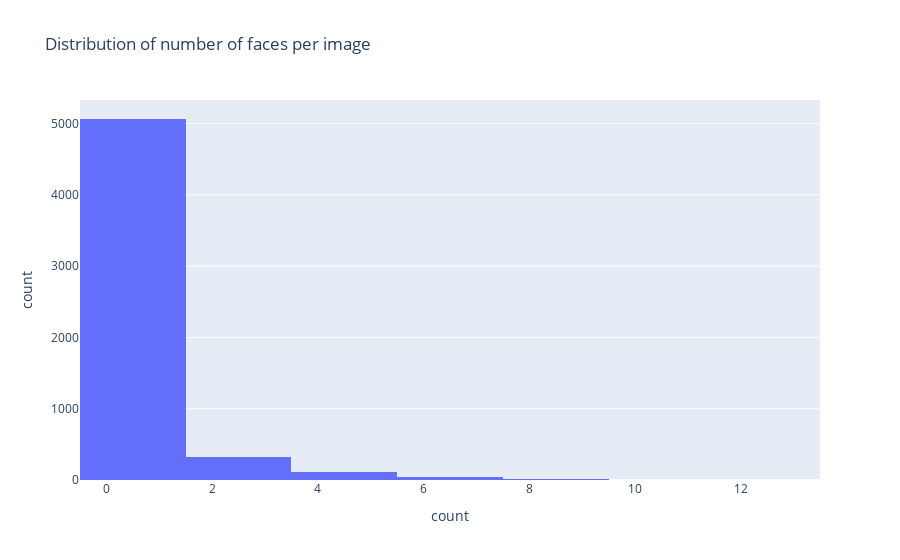
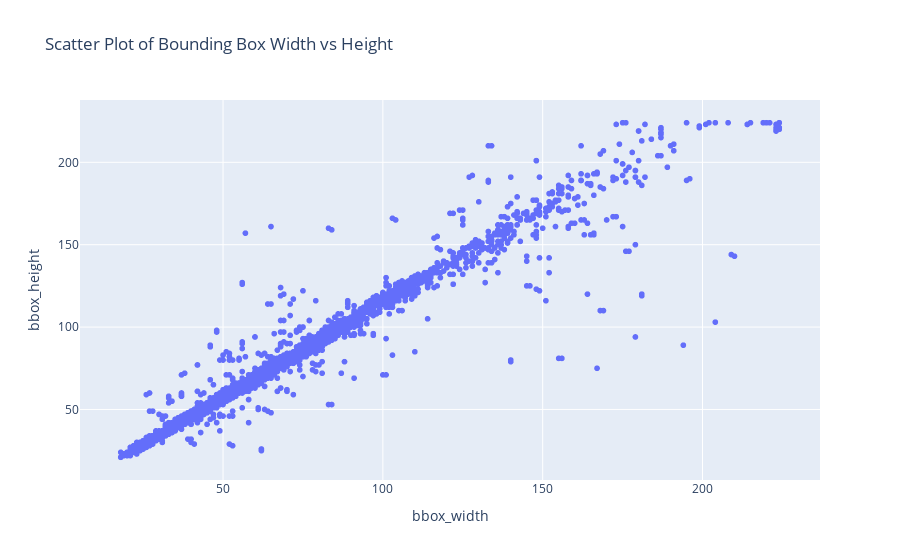

These figures' notebook cell, in order:
### Code cell
import pandas as pd
import plotly.express as px
import plotly.graph_objects as go
import cv2
import os

# Loading final annotations
df_final = pd.read_csv("data/final_annotations.csv")

# 1. Image Count
unique_images = df_final['image_name'].nunique()
print("Total unique images:", unique_images)

# 2. Face Count
face_count = len(df_final)
print("Total faces in the dataset:", face_count)

# 3. Faces per image distribution
faces_per_image = df_final.groupby('image_name').size().reset_index(name='count')
fig_faces = px.histogram(faces_per_image, x='count', nbins=10,
                         title="Distribution of number of faces per image")
fig_faces.show()

# 4. Bounding Box Accuracy Check
# Checking if bounding boxes are in a valid range 
invalid_bboxes = df_final[
    (df_final['x0'] < 0) | (df_final['y0'] < 0) |
    (df_final['x1'] <= df_final['x0']) |
    (df_final['y1'] <= df_final['y0'])
]
print("Invalid bounding boxes count:", len(invalid_bboxes))

# 5. Resolution distribution (since all are resized to 224x224, it might be uniform)

# 6. Quick visualization of bounding box sizes
df_final['bbox_width'] = df_final['x1'] - df_final['x0']
df_final['bbox_height'] = df_final['y1'] - df_final['y0']

fig_bbox_size = px.scatter(df_final, x='bbox_width', y='bbox_height',
                           title="Scatter Plot of Bounding Box Width vs Height")
fig_bbox_size.show()

print("EDA complete.")

### Figure 1 — Plotly figure (JSON) as saved in the notebook; plotly's stock layout.template omitted (floating-point values rounded to 4 significant figures; data arrays with more than 128 entries replaced by an {"elided": "..."} marker saying what was removed)
{"data": [{"bingroup": "x", "hovertemplate": "count=%{y}<extra></extra>", "legendgroup": "", "marker": {"color": "#636efa", "pattern": {"shape": ""}}, "name": "", "nbinsx": 10, "orientation": "v", "showlegend": false, "type": "histogram", "x": {"elided": "5554 int values"}, "xaxis": "x", "yaxis": "y"}], "layout": {"barmode": "relative", "legend": {"tracegroupgap": 0}, "title": {"text": "Distribution of number of faces per image"}, "xaxis": {"anchor": "y", "domain": [0, 1], "title": {"text": "count"}}, "yaxis": {"anchor": "x", "domain": [0, 1], "title": {"text": "count"}}}}

### Figure 2 — Plotly figure (JSON) as saved in the notebook; plotly's stock layout.template omitted (floating-point values rounded to 4 significant figures; data arrays with more than 128 entries replaced by an {"elided": "..."} marker saying what was removed)
{"data": [{"hovertemplate": "bbox_width=%{x}<br>bbox_height=%{y}<extra></extra>", "legendgroup": "", "marker": {"color": "#636efa", "symbol": "circle"}, "mode": "markers", "name": "", "showlegend": false, "type": "scattergl", "x": {"elided": "6700 int values"}, "xaxis": "x", "y": {"elided": "6700 int values"}, "yaxis": "y"}], "layout": {"legend": {"tracegroupgap": 0}, "title": {"text": "Scatter Plot of Bounding Box Width vs Height"}, "xaxis": {"anchor": "y", "domain": [0, 1], "title": {"text": "bbox_width"}}, "yaxis": {"anchor": "x", "domain": [0, 1], "title": {"text": "bbox_height"}}}}
